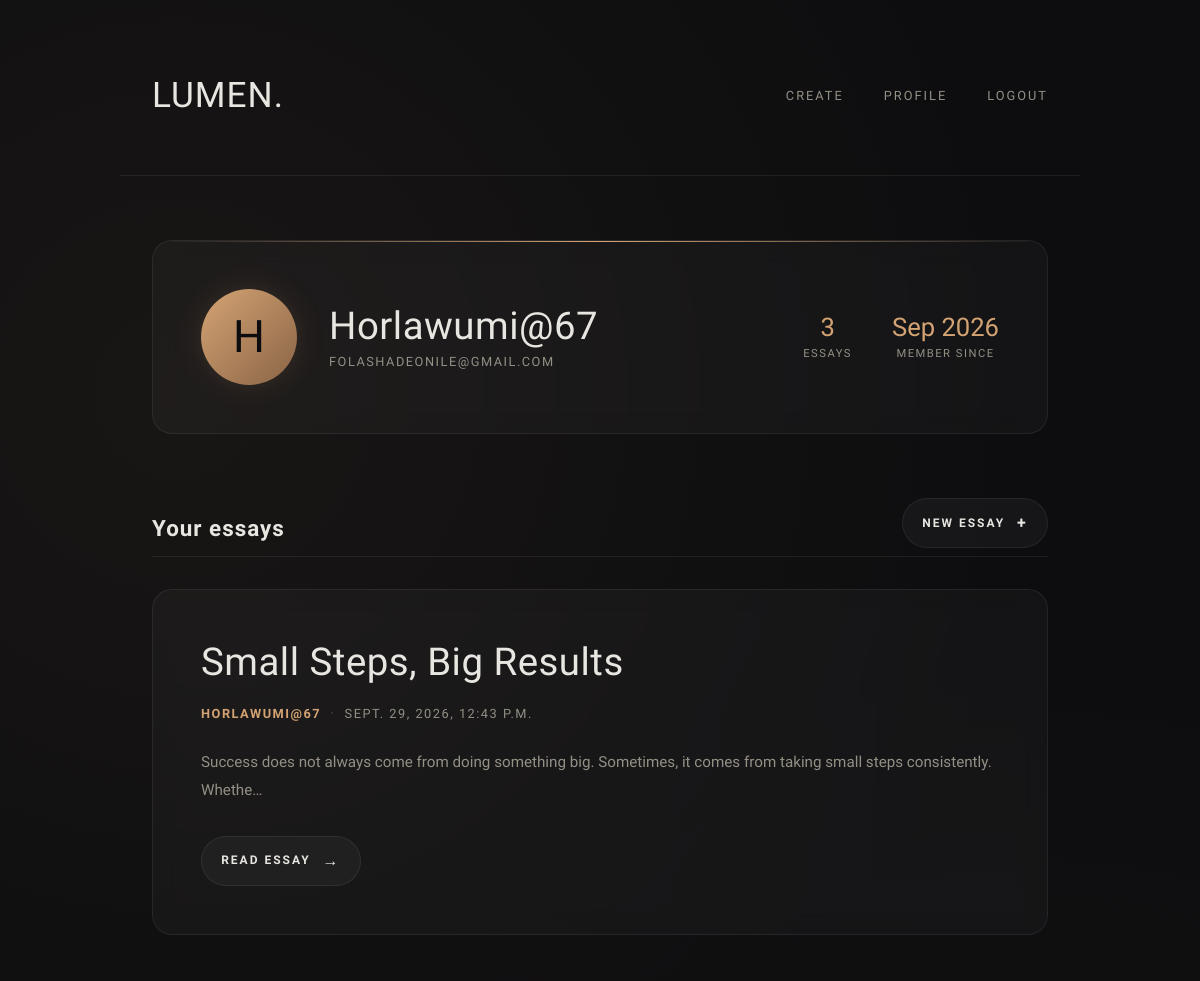
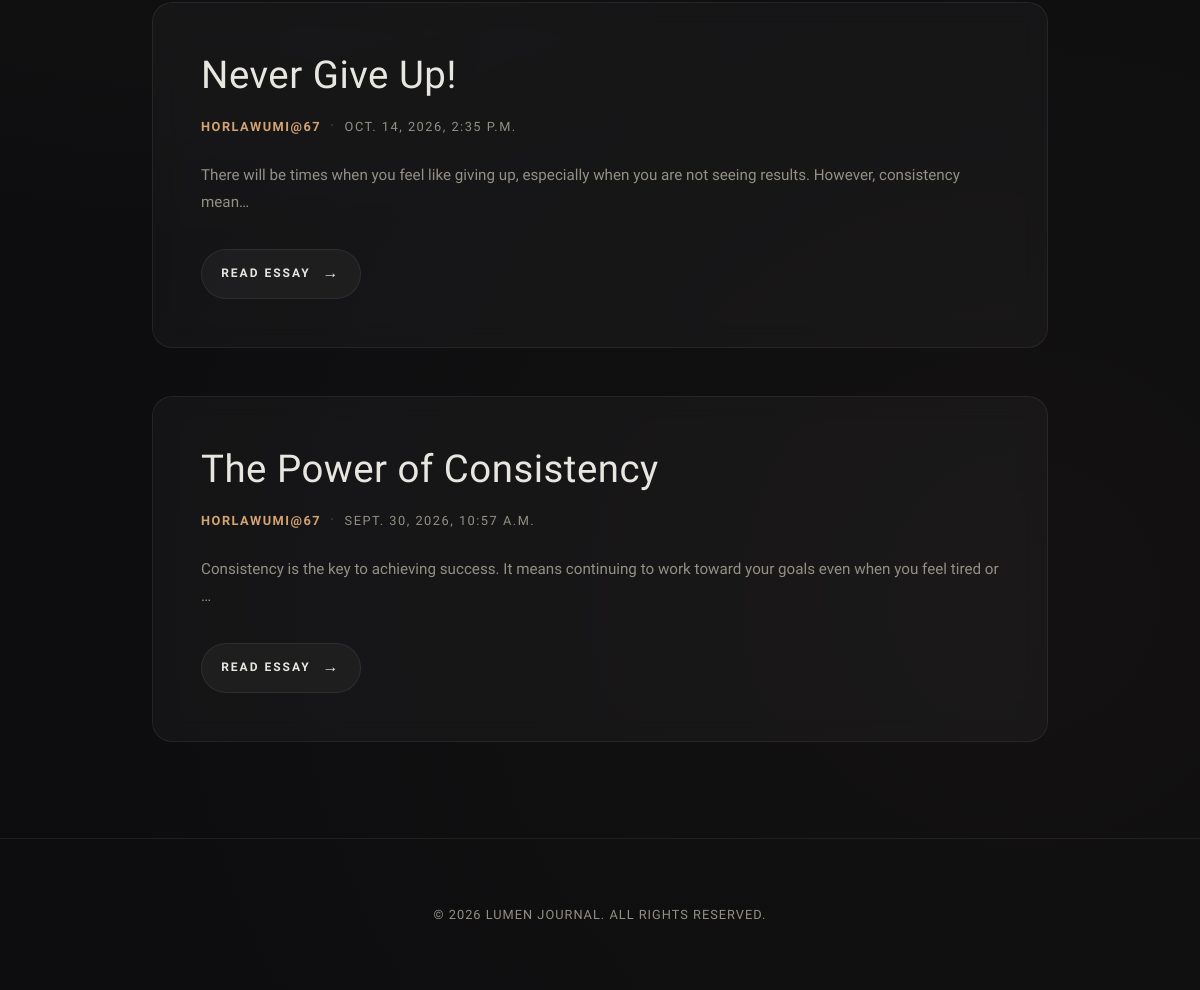
The app's page /accounts/profile (signed in) with its own data (2 pictures, top to bottom).
### daily_news/models.py (models this page shows, shortened)
class Blog(models.Model):
    headline = models.CharField()
    body = models.TextField()
    author = models.ForeignKey('auth.User', on_delete=models.SET_NULL, null=True, blank=True)
    published_at = models.DateTimeField(auto_now=True)

### daily_news/views.py (the view)
# urls.py: path("accounts/profile", profile, name="profile"),
@login_required
def profile(request):
    user= request.user
    user_posts = user.blog_set.all()
    return render(request, "registration/profile.html", context={'blogs': user_posts})

### templates/registration/profile.html (shortened to what this page needs)
{% extends "daily_news/base.html" %}
{% block content %}
<div class="container">
    <section class="profile-card">
        <div class="avatar">{{ user.username|slice:":1"|upper }}</div>
        <div class="profile-info">
            <h1>{{ user.username }}</h1>
            <p class="profile-email">{{ user.email }}</p>
        </div>
        <div class="profile-stats">
            <div>
                <span class="stat-num">{{ blogs|length }}</span>
                <span class="stat-label">Essays</span>
            </div>
            <div>
                <span class="stat-num">{{ user.date_joined|date:"M Y" }}</span>
                <span class="stat-label">Member since</span>
            </div>
        </div>
    </section>
    <div class="section-head">
        <h2 class="widget-title">Your essays</h2>
        <a href="{% url 'create-blog' %}" class="read-more">New essay <span class="arrow">+</span></a>
    </div>
    <div class="posts-feed">
        {% for blog in blogs %}
        <article class="post-card">
            <h2>{{ blog.headline }}</h2>
            <div class="post-meta">
                <span class="author">{{ blog.author }}</span>
                <span class="dot">•</span>
                <time>{{ blog.published_at }}</time>
            </div>
            <div class="post-body">
                <p>{{ blog.body|truncatechars:120 }}</p>
            </div>
            <div class="post-footer">
                <a href="{% url 'read-blog' blog.pk %}" class="read-more">
                    Read Essay <span class="arrow">→</span>
                </a>
            </div>
        </article>
        {% empty %}
        <div class="empty-state">
            <p>You haven't published any essays yet.</p>
            <a href="{% url 'create-blog' %}" class="read-more">Write your first essay <span class="arrow">→</span></a>
        </div>
        {% endfor %}
    </div>
</div>
{% endblock %}

### daily_news/templates/daily_news/base.html (style rules this page uses)
:root { --bg-color: #0d0d0f; --card-bg: rgba(255, 255, 255, 0.03); --card-hover-bg: rgba(255, 255, 255, 0.05); --text-primary: #e8e6e1; --text-muted: #949086; --accent: #d4a373; --accent-glow: rgba(212, 163, 115, 0.15); --border-color: rgba(255, 255, 255, 0.07); --border-hover: rgba(212, 163, 115, 0.35); --font-display: 'Italiana', serif; --font-sans: 'Plus Jakarta Sans', sans-serif; }
* { box-sizing: border-box; margin: 0; padding: 0; }
body { background-color: var(--bg-color); color: var(--text-primary); font-family: var(--font-sans); line-height: 1.8; -webkit-font-smoothing: antialiased; min-height: 100vh; background-image: radial-gradient(circle at 15% 20%, rgba(212, 163, 115, 0.06) 0%, transparent 45%), radial-gradient(circle at 85% 80%, rgba(138, 100, 70, 0.05) 0%, transparent 50%); background-attachment: fixed; }
a { color: inherit; text-decoration: none; transition: all 0.3s cubic-bezier(0.16, 1, 0.3, 1); }
.container { max-width: 960px; margin: 0 auto; padding: 4rem 2rem 6rem; }
.posts-feed { display: flex; flex-direction: column; gap: 3rem; }
.post-card { background: var(--card-bg); border: 1px solid var(--border-color); padding: 3rem; border-radius: 20px; backdrop-filter: blur(12px); -webkit-backdrop-filter: blur(12px); transition: all 0.4s cubic-bezier(0.16, 1, 0.3, 1); position: relative; overflow: hidden; }
.post-card::before { content: ''; position: absolute; top: 0; left: 0; right: 0; height: 1px; background: linear-gradient(90deg, transparent, var(--accent), transparent); opacity: 0; transition: opacity 0.4s ease; }
.post-card h2 { font-family: var(--font-display); font-size: 2.4rem; line-height: 1.25; font-weight: 400; margin-bottom: 1rem; color: var(--text-primary); letter-spacing: 0.5px; }
.post-meta { font-size: 0.8rem; color: var(--text-muted); display: flex; gap: 0.6rem; align-items: center; margin-bottom: 1.5rem; text-transform: uppercase; letter-spacing: 1.5px; }
.post-meta .author { color: var(--accent); font-weight: 600; }
.post-meta .dot { font-size: 0.5rem; opacity: 0.4; }
.post-body { font-size: 0.95rem; color: var(--text-muted); font-weight: 300; line-height: 1.8; margin-bottom: 2rem; }
.post-footer { display: flex; align-items: center; }
.read-more { display: inline-flex; align-items: center; gap: 0.75rem; font-size: 0.75rem; font-weight: 600; letter-spacing: 2px; text-transform: uppercase; color: var(--text-primary); padding: 0.6rem 1.2rem; border-radius: 30px; background: rgba(255, 255, 255, 0.04); border: 1px solid var(--border-color); transition: all 0.3s ease; }
.read-more .arrow { font-size: 1rem; transition: transform 0.3s ease; }
.widget-title { font-family: var(--font-display); font-size: 1.4rem; letter-spacing: 1px; margin-bottom: 1.2rem; padding-bottom: 0.5rem; border-bottom: 1px solid var(--border-color); color: var(--text-primary); }

### templates/registration/profile.html (style rules this page uses)
.profile-card { background: var(--card-bg); border: 1px solid var(--border-color); border-radius: 20px; padding: 3rem; backdrop-filter: blur(12px); -webkit-backdrop-filter: blur(12px); position: relative; overflow: hidden; display: flex; align-items: center; gap: 2rem; margin-bottom: 4rem; }
.profile-card::before { content: ''; position: absolute; top: 0; left: 0; right: 0; height: 1px; background: linear-gradient(90deg, transparent, var(--accent), transparent); }
.avatar { flex-shrink: 0; width: 96px; height: 96px; border-radius: 50%; background: linear-gradient(135deg, var(--accent), #8a6446); color: #0d0d0f; font-family: var(--font-display); font-size: 2.8rem; display: grid; place-items: center; box-shadow: 0 0 30px var(--accent-glow); }
.profile-info { flex: 1; min-width: 0; }
.profile-info h1 { font-family: var(--font-display); font-size: 2.4rem; line-height: 1.25; font-weight: 400; letter-spacing: 0.5px; overflow-wrap: anywhere; }
.profile-email { font-size: 0.8rem; color: var(--text-muted); letter-spacing: 1.5px; text-transform: uppercase; overflow-wrap: anywhere; }
.profile-stats { display: flex; gap: 2.5rem; text-align: center; }
.stat-num { display: block; font-family: var(--font-display); font-size: 1.6rem; line-height: 1.3; color: var(--accent); }
.stat-label { display: block; font-size: 0.7rem; color: var(--text-muted); letter-spacing: 1.5px; text-transform: uppercase; }
.section-head { display: flex; justify-content: space-between; align-items: flex-end; margin-bottom: 2rem; padding-bottom: 0.5rem; border-bottom: 1px solid var(--border-color); }
.section-head .widget-title { margin: 0; padding: 0; border: none; }

### records on screen
Blog: headline "Small Steps, Big Results", author "HORLAWUMI@67", published_at "SEPT. 29, 2026, 12:43 P.M.", body "Success does not always come from doing something big. Sometimes, it comes from taking small steps consistently. Whethe…"
Blog: headline "Never Give Up!", author "HORLAWUMI@67", published_at "OCT. 14, 2026, 2:35 P.M.", body "There will be times when you feel like giving up, especially when you are not seeing results. However, consistency mean…"
Blog: headline "The Power of Consistency", author "HORLAWUMI@67", published_at "SEPT. 30, 2026, 10:57 A.M.", body "Consistency is the key to achieving success. It means continuing to work toward your goals even when you feel tired or …"

### other values on screen
{{ user.username|slice:":1"|upper }} "H"
{{ user.username }} "Horlawumi@67"
{{ user.email }} "FOLASHADEONILE@GMAIL.COM"
{{ blogs|length }} "3"
{{ user.date_joined|date:"M Y" }} "Sep 2026"
